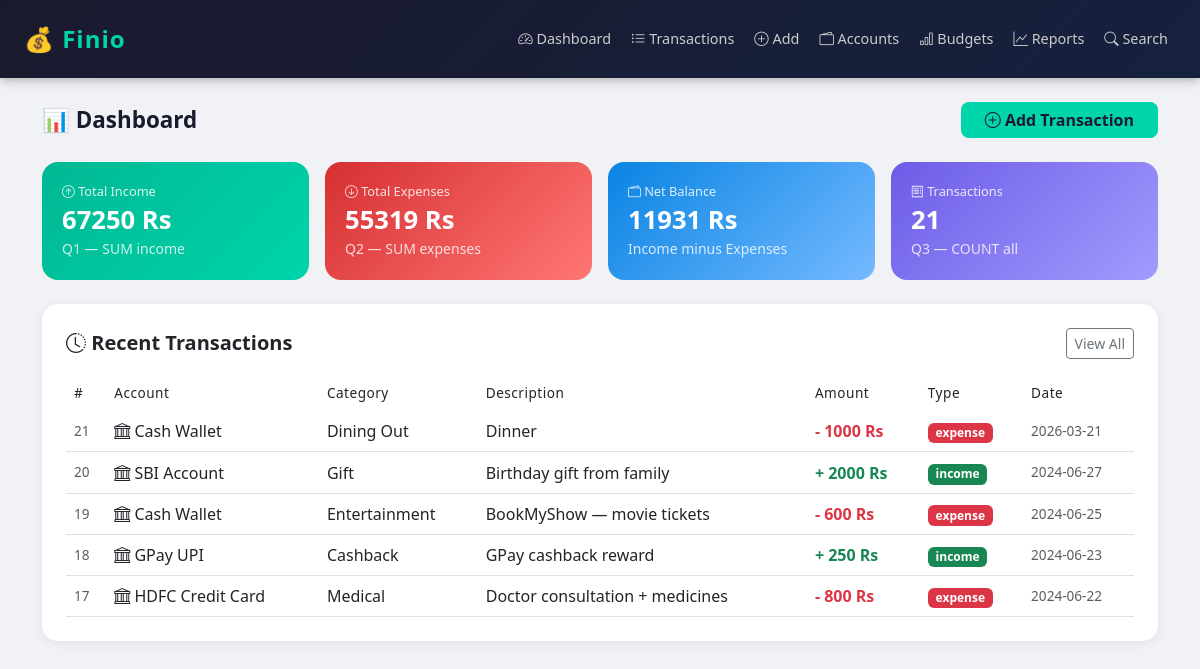
The page / on the database its author committed.
### database.py (models this page shows)
class Transaction(db.Model):
    __tablename__ = 'transactions'
    id            = db.Column(db.Integer, primary_key=True)
    account_id    = db.Column(db.Integer, db.ForeignKey('accounts.id'),   nullable=False)
    category_id   = db.Column(db.Integer, db.ForeignKey('categories.id'), nullable=False)
    amount        = db.Column(db.Float,   nullable=False)
    description   = db.Column(db.String(200))
    date          = db.Column(db.Date,    nullable=False)
    type          = db.Column(db.String(10), nullable=False)    # income or expense

class Account(db.Model):
    __tablename__ = 'accounts'
    id            = db.Column(db.Integer, primary_key=True)
    name          = db.Column(db.String(100), nullable=False)   # e.g. HDFC Savings
    type          = db.Column(db.String(20),  nullable=False)   # bank / cash / credit / upi
    balance       = db.Column(db.Float,       default=0.0)      # current balance
    created_at    = db.Column(db.DateTime,    default=datetime.utcnow)
    transactions  = db.relationship('Transaction', backref='account', lazy=True)

class Category(db.Model):
    __tablename__ = 'categories'
    id            = db.Column(db.Integer, primary_key=True)
    name          = db.Column(db.String(50),  nullable=False)   # e.g. Food, Rent, Salary
    type          = db.Column(db.String(10),  nullable=False)   # income or expense
    transactions  = db.relationship('Transaction', backref='category', lazy=True)
    budgets       = db.relationship('Budget',      backref='category', lazy=True)

### app.py (the view)
@app.route('/')
def dashboard():
    total_income = db.session.query(func.sum(Transaction.amount))\
        .filter(Transaction.type == 'income').scalar() or 0
    total_expense = db.session.query(func.sum(Transaction.amount))\
        .filter(Transaction.type == 'expense').scalar() or 0
    txn_count = Transaction.query.count()
    recent = db.session.query(Transaction, Account.name, Category.name)\
        .join(Account,  Transaction.account_id  == Account.id)\
        .join(Category, Transaction.category_id == Category.id)\
        .order_by(Transaction.date.desc()).limit(5).all()
    balance = total_income - total_expense
    return render_template('dashboard.html',
        total_income=total_income,
        total_expense=total_expense,
        txn_count=txn_count,
        recent=recent,
        balance=balance)

### templates/dashboard.html
{% extends "base.html" %}
{% block content %}
<div class="d-flex justify-content-between align-items-center mb-4">
  <h4 class="page-title mb-0">📊 Dashboard</h4>
  <a href="/add" class="btn btn-finio px-4">
    <i class="bi bi-plus-circle"></i> Add Transaction
  </a>
</div>
<div class="row g-3 mb-4">
  <div class="col-md-3">
    <div class="stat-card"
         style="background: linear-gradient(135deg, #00b894, #00d4aa);">
      <p><i class="bi bi-arrow-up-circle"></i> Total Income</p>
      <h3>{{ "%.0f"|format(total_income) }} Rs</h3>
      <small style="opacity:0.8;">Q1 — SUM income</small>
    </div>
  </div>
  <div class="col-md-3">
    <div class="stat-card"
         style="background: linear-gradient(135deg, #d63031, #ff7675);">
      <p><i class="bi bi-arrow-down-circle"></i> Total Expenses</p>
      <h3>{{ "%.0f"|format(total_expense) }} Rs</h3>
      <small style="opacity:0.8;">Q2 — SUM expenses</small>
    </div>
  </div>
  <div class="col-md-3">
    <div class="stat-card"
         style="background: linear-gradient(135deg, #0984e3, #74b9ff);">
      <p><i class="bi bi-wallet2"></i> Net Balance</p>
      <h3>{{ "%.0f"|format(balance) }} Rs</h3>
      <small style="opacity:0.8;">Income minus Expenses</small>
    </div>
  </div>
  <div class="col-md-3">
    <div class="stat-card"
         style="background: linear-gradient(135deg, #6c5ce7, #a29bfe);">
      <p><i class="bi bi-receipt"></i> Transactions</p>
      <h3>{{ txn_count }}</h3>
      <small style="opacity:0.8;">Q3 — COUNT all</small>
    </div>
  </div>
</div>
<div class="card p-4">
  <div class="d-flex justify-content-between align-items-center mb-3">
    <h5 class="fw-bold mb-0">
      <i class="bi bi-clock-history"></i> Recent Transactions
    </h5>
    <a href="/transactions" class="btn btn-outline-secondary btn-sm">
      View All
    </a>
  </div>
  <div class="table-responsive">
    <table class="table table-hover align-middle mb-0">
      <thead>
        <tr>
          <th>#</th>
          <th>Account</th>
          <th>Category</th>
          <th>Description</th>
          <th>Amount</th>
          <th>Type</th>
          <th>Date</th>
        </tr>
      </thead>
      <tbody>
        {% for txn, acc_name, cat_name in recent %}
        <tr>
          <td class="text-muted" style="font-size:0.85rem;">{{ txn.id }}</td>
          <td><i class="bi bi-bank"></i> {{ acc_name }}</td>
          <td>{{ cat_name }}</td>
          <td>{{ txn.description }}</td>
          <td class="fw-bold {{ 'text-success' if txn.type == 'income' else 'text-danger' }}">
            {{ '+' if txn.type == 'income' else '-' }}
            {{ "%.0f"|format(txn.amount) }} Rs
          </td>
          <td>
            <span class="badge {{ 'bg-success' if txn.type == 'income' else 'bg-danger' }}">
              {{ txn.type }}
            </span>
          </td>
          <td class="text-muted" style="font-size:0.85rem;">{{ txn.date }}</td>
        </tr>
        {% endfor %}
      </tbody>
    </table>
  </div>
</div>
{% endblock %}

### templates/base.html (shortened to what this page needs)
<!DOCTYPE html>
<html lang="en">
<head>
  <link rel="stylesheet"
    href="https://cdn.jsdelivr.net/npm/bootstrap@5.3.0/dist/css/bootstrap.min.css">
  <link rel="stylesheet"
    href="https://cdn.jsdelivr.net/npm/bootstrap-icons@1.10.5/font/bootstrap-icons.css">
</head>
<body>
<nav class="navbar navbar-expand-lg px-4 py-3">
  <a class="navbar-brand" href="/">
    💰 Finio
  </a>
  <div class="collapse navbar-collapse" id="navbarNav">
    <ul class="navbar-nav ms-auto gap-1">
      <li class="nav-item">
        <a class="nav-link" href="/"><i class="bi bi-speedometer2"></i> Dashboard</a>
      </li>
      <li class="nav-item">
        <a class="nav-link" href="/transactions"><i class="bi bi-list-ul"></i> Transactions</a>
      </li>
      <li class="nav-item">
        <a class="nav-link" href="/add"><i class="bi bi-plus-circle"></i> Add</a>
      </li>
      <li class="nav-item">
        <a class="nav-link" href="/accounts"><i class="bi bi-wallet2"></i> Accounts</a>
      </li>
      <li class="nav-item">
        <a class="nav-link" href="/budgets"><i class="bi bi-bar-chart"></i> Budgets</a>
      </li>
      <li class="nav-item">
        <a class="nav-link" href="/reports"><i class="bi bi-graph-up"></i> Reports</a>
      </li>
      <li class="nav-item">
        <a class="nav-link" href="/search"><i class="bi bi-search"></i> Search</a>
      </li>
    </ul>
  </div>
</nav>
<div class="container mt-4 mb-5">
  {% block content %}{% endblock %}
</div>
</body>
</html>

### templates/base.html (style rules this page uses)
body { background-color: #f0f2f5; font-family: 'Segoe UI', sans-serif; }
.navbar { background: linear-gradient(135deg, #1a1a2e, #16213e); box-shadow: 0 2px 10px rgba(0,0,0,0.3); }
.navbar-brand { font-weight: 800; font-size: 1.5rem; color: #00d4aa !important; letter-spacing: 1px; }
.nav-link { color: #ccc !important; font-size: 0.9rem; transition: color 0.2s; }
.card { border: none; border-radius: 16px; box-shadow: 0 2px 12px rgba(0,0,0,0.07); }
.table thead { background: linear-gradient(135deg, #1a1a2e, #16213e); color: white; }
.table thead th { border: none; font-weight: 500; font-size: 0.85rem; letter-spacing: 0.5px; }
.stat-card { border-radius: 16px; padding: 1.25rem; color: white; }
.stat-card p { font-size: 0.8rem; opacity: 0.85; margin-bottom: 4px; }
.stat-card h3 { font-weight: 700; font-size: 1.6rem; margin: 0; }
.btn-finio { background: #00d4aa; color: #1a1a2e; font-weight: 600; border: none; border-radius: 8px; }
.page-title { font-weight: 700; font-size: 1.4rem; color: #1a1a2e; }

### rows shown on the page
Transaction: id "21", name "Cash Wallet", name "Dining Out", description "Dinner", type "-", amount "1000", type "expense", date "2026-03-21"
Transaction: id "20", name "SBI Account", name "Gift", description "Birthday gift from family", type "+", amount "2000", type "income", date "2024-06-27"
Transaction: id "19", name "Cash Wallet", name "Entertainment", description "BookMyShow — movie tickets", type "-", amount "600", type "expense", date "2024-06-25"
Transaction: id "18", name "GPay UPI", name "Cashback", description "GPay cashback reward", type "+", amount "250", type "income", date "2024-06-23"
Transaction: id "17", name "HDFC Credit Card", name "Medical", description "Doctor consultation + medicines", type "-", amount "800", type "expense", date "2024-06-22"

### other values the page prints
{{ "%.0f"|format(total_income) }} "67250"
{{ "%.0f"|format(total_expense) }} "55319"
{{ "%.0f"|format(balance) }} "11931"
{{ txn_count }} "21"
